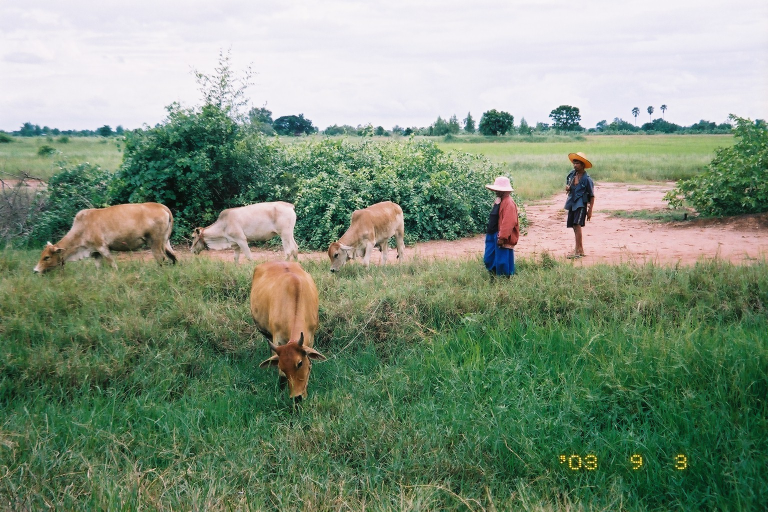
#> input picture test1.jpg, 1536 x 1024 px, given in place of the camera (shown at 1/2 size)
$ python Pothole_road_sign.py
#> lines starting #> are read from the running program, lines starting #| are printed output that depends on the picture
import cv2
import cv2
import numpy as np
from scipy.stats import itemfreq
import serial


data = serial.Serial(
                 '/dev/ttyS0',
                   baudrate = 9600,
                    parity=serial.PARITY_NONE,
                   stopbits=serial.STOPBITS_ONE,
                   bytesize=serial.EIGHTBITS,
 #                   )
                    timeout=1 # must use when using data.readline()
                    )

def get_dominant_color(image, n_colors):
    pixels = np.float32(image).reshape((-1, 3))
    criteria = (cv2.TERM_CRITERIA_EPS + cv2.TERM_CRITERIA_MAX_ITER, 200, .1)
    flags = cv2.KMEANS_RANDOM_CENTERS
    flags, labels, centroids = cv2.kmeans(
        pixels, n_colors, None, criteria, 10, flags)
    palette = np.uint8(centroids)
    return palette[np.argmax(itemfreq(labels)[:, -1])]


clicked = False
def onMouse(event, x, y, flags, param):
    global clicked
    if event == cv2.EVENT_LBUTTONUP:
        clicked = True

################################################################
path = 'cascade.xml'  # PATH OF THE CASCADE
cameraNo = 1                       # CAMERA NUMBER
objectName = 'pothole'       # OBJECT NAME TO DISPLAY
frameWidth= 640                     # DISPLAY WIDTH
frameHeight = 480                  # DISPLAY HEIGHT
color= (255,0,255)
#################################################################


cap = cv2.VideoCapture(0)
cap.set(3, frameWidth)
cap.set(4, frameHeight)

def empty(a):
    pass

# CREATE TRACKBAR
cv2.namedWindow("Result")
cv2.resizeWindow("Result",frameWidth,frameHeight+100)
cv2.createTrackbar("Scale","Result",400,1000,empty)
cv2.createTrackbar("Neig","Result",8,50,empty)
cv2.createTrackbar("Min Area","Result",0,100000,empty)
cv2.createTrackbar("Brightness","Result",180,255,empty)

# LOAD THE CLASSIFIERS DOWNLOADED
cascade = cv2.CascadeClassifier(path)
##cap = cv2.VideoCapture(0)
while True:
    success, frame = cap.read()
#> frame is the input picture: shape (1024, 1536, 3); mean B, G, R 123.1, 145.3, 128.1

    gray = cv2.cvtColor(frame, cv2.COLOR_BGR2GRAY)
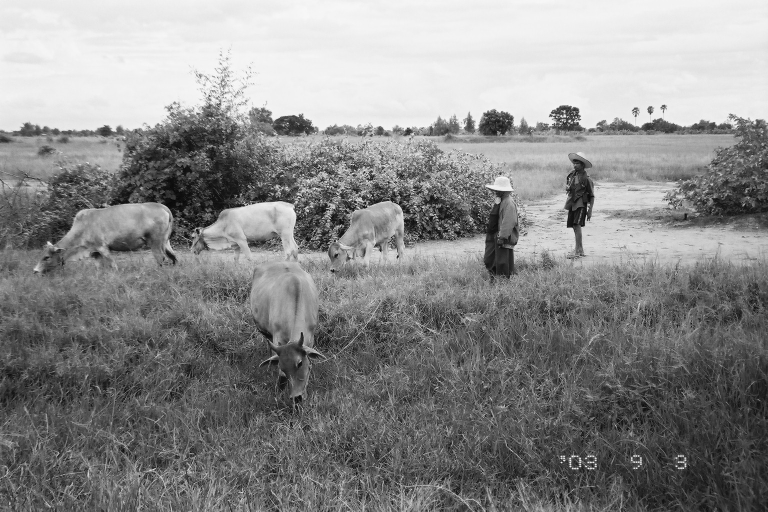
#> gray: shape (1024, 1536) (shown at 1/2 size); min 0, max 255, mean 137.6
    img = cv2.medianBlur(gray, 37)
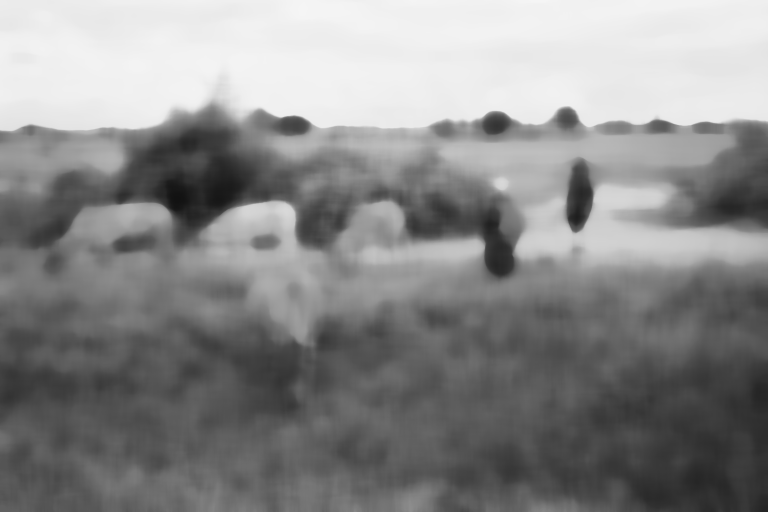
#> img: shape (1024, 1536) (shown at 1/2 size); min 18, max 245, mean 137.8
    circles = cv2.HoughCircles(img, cv2.HOUGH_GRADIENT,
                              1, 50, param1=120, param2=40)
#> circles = None

    if not circles is None:
        circles = np.uint16(np.around(circles))
        max_r, max_i = 0, 0
        for i in range(len(circles[:, :, 2][0])):
            if circles[:, :, 2][0][i] > 50 and circles[:, :, 2][0][i] > max_r:
                max_i = i
                max_r = circles[:, :, 2][0][i]
        x, y, r = circles[:, :, :][0][max_i]
        if y > r and x > r:
            square = frame[y-r:y+r, x-r:x+r]

            dominant_color = get_dominant_color(square, 2)
            if dominant_color[2] > 100:
                print("STOP")
            elif dominant_color[0] > 80:
                zone_0 = square[square.shape[0]*3//8:square.shape[0]
                                * 5//8, square.shape[1]*1//8:square.shape[1]*3//8]
                cv2.imshow('Zone0', zone_0)
                zone_0_color = get_dominant_color(zone_0, 1)

                zone_1 = square[square.shape[0]*1//8:square.shape[0]
                                * 3//8, square.shape[1]*3//8:square.shape[1]*5//8]
                cv2.imshow('Zone1', zone_1)
                zone_1_color = get_dominant_color(zone_1, 1)

                zone_2 = square[square.shape[0]*3//8:square.shape[0]
                                * 5//8, square.shape[1]*5//8:square.shape[1]*7//8]
                cv2.imshow('Zone2', zone_2)
                zone_2_color = get_dominant_color(zone_2, 1)

                if zone_1_color[2] < 60:
                    if sum(zone_0_color) > sum(zone_2_color):
                        print("LEFT")
                        data.write(str.encode('L'))
                    else:
                        data.write(str.encode('R'))
                        print("RIGHT")

                else:
                    if sum(zone_1_color) > sum(zone_0_color) and sum(zone_1_color) > sum(zone_2_color):
                        print("FORWARD")
                    elif sum(zone_0_color) > sum(zone_2_color):
                        print("FORWARD AND LEFT")
                    else:
                        print("FORWARD AND RIGHT")
            else:
                print("N/A")

        for i in circles[0, :]:
            cv2.circle(frame, (i[0], i[1]), i[2], (0, 255, 0), 2)
            cv2.circle(frame, (i[0], i[1]), 2, (0, 0, 255), 3)
    cv2.imshow('camera', frame)

    success, img = cap.read()
    gray = cv2.cvtColor(img, cv2.COLOR_BGR2GRAY)
    # DETECT THE OBJECT USING THE CASCADE
    scaleVal =1 + (cv2.getTrackbarPos("Scale", "Result") /1000)
    neig=cv2.getTrackbarPos("Neig", "Result")
    objects = cascade.detectMultiScale(gray,scaleVal, neig)
#> objects = ()
    # DISPLAY THE DETECTED OBJECTS
    for (x,y,w,h) in objects:
        area = w*h
        minArea = cv2.getTrackbarPos("Min Area", "Result")
        if area >minArea:
            print('Pothole hole detected')
            data.write(str.encode('P'))
            cv2.rectangle(img,(x,y),(x+w,y+h),color,3)
            cv2.putText(img,objectName,(x,y-5),cv2.FONT_HERSHEY_COMPLEX_SMALL,1,color,2)
            roi_color = img[y:y+h, x:x+w]

    cv2.imshow("PotHole_D", img)

    if cv2.waitKey(1) & 0xFF == ord('q'):
#> (key q is pressed here)
        break

cap.release()
cv2.destroyAllWindows()
